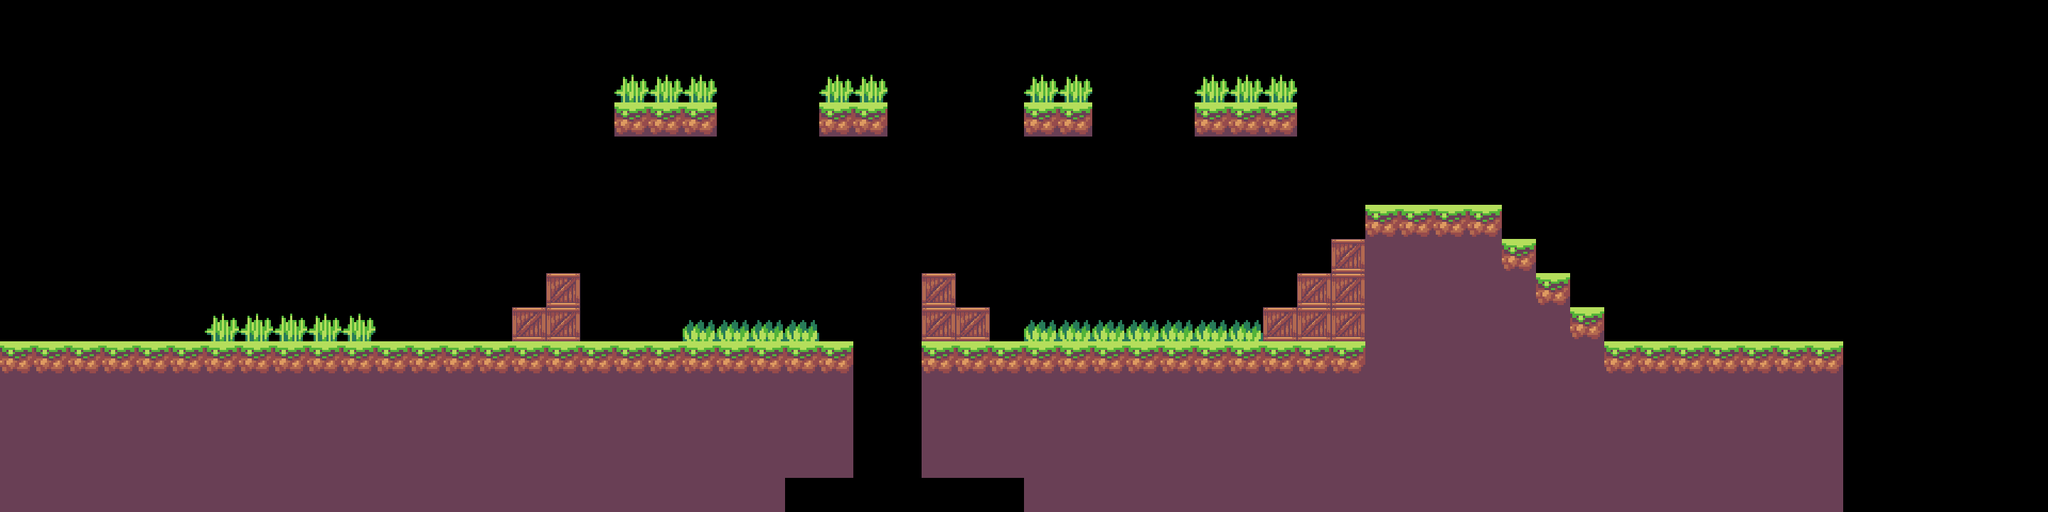

The image is a tile-based game level rendered from a .tmx file. Its description and complete source (layers, tilesets, objects, tile grids) follow:
An orthogonal 60x15 tile map with 48x48 px tiles, 1 tile layer (Tile Layer 1).

<map version="1.5" tiledversion="1.7.2" orientation="orthogonal" renderorder="right-down" width="60" height="15" tilewidth="48" tileheight="48" infinite="0" nextlayerid="2" nextobjectid="1">
 <editorsettings>
  <export target="../../Tmp/Map1.json" format="json" />
 </editorsettings>
 <tileset firstgid="1" name="Environment" tilewidth="48" tileheight="48" spacing="48" margin="48" tilecount="16" columns="4">
  <image source="Assets/Graphics/environment/tileset.png" width="432" height="432" />
 </tileset>
 <layer id="1" name="Tile Layer 1" width="60" height="15">
  <data encoding="csv">
0,0,0,0,0,0,0,0,0,0,0,0,0,0,0,0,0,0,0,0,0,0,0,0,0,0,0,0,0,0,0,0,0,0,0,0,0,0,0,0,0,0,0,0,0,0,0,0,0,0,0,0,0,0,0,0,0,0,0,0,
0,0,0,0,0,0,0,0,0,0,0,0,0,0,0,0,0,0,0,0,0,0,0,0,0,0,0,0,0,0,0,0,0,0,0,0,0,0,0,0,0,0,0,0,0,0,0,0,0,0,0,0,0,0,0,0,0,0,0,0,
0,0,0,0,0,0,0,0,0,0,0,0,0,0,0,0,0,0,14,14,14,0,0,0,14,14,0,0,0,0,14,14,0,0,0,14,14,14,0,0,0,0,0,0,0,0,0,0,0,0,0,0,0,0,0,0,0,0,0,0,
0,0,0,0,0,0,0,0,0,0,0,0,0,0,0,0,0,0,2,2,2,0,0,0,2,2,0,0,0,0,2,2,0,0,0,2,2,2,0,0,0,0,0,0,0,0,0,0,0,0,0,0,0,0,0,0,0,0,0,0,
0,0,0,0,0,0,0,0,0,0,0,0,0,0,0,0,0,0,0,0,0,0,0,0,0,0,0,0,0,0,0,0,0,0,0,0,0,0,0,0,0,0,0,0,0,0,0,0,0,0,0,0,0,0,0,0,0,0,0,0,
0,0,0,0,0,0,0,0,0,0,0,0,0,0,0,0,0,0,0,0,0,0,0,0,0,0,0,0,0,0,0,0,0,0,0,0,0,0,0,0,0,0,0,0,0,0,0,0,0,0,0,0,0,0,0,0,0,0,0,0,
0,0,0,0,0,0,0,0,0,0,0,0,0,0,0,0,0,0,0,0,0,0,0,0,0,0,0,0,0,0,0,0,0,0,0,0,0,0,0,0,2,2,2,2,0,0,0,0,0,0,0,0,0,0,0,0,0,0,0,0,
0,0,0,0,0,0,0,0,0,0,0,0,0,0,0,0,0,0,0,0,0,0,0,0,0,0,0,0,0,0,0,0,0,0,0,0,0,0,0,8,6,6,6,6,2,0,0,0,0,0,0,0,0,0,0,0,0,0,0,0,
0,0,0,0,0,0,0,0,0,0,0,0,0,0,0,0,8,0,0,0,0,0,0,0,0,0,0,8,0,0,0,0,0,0,0,0,0,0,8,8,6,6,6,6,6,2,0,0,0,0,0,0,0,0,0,0,0,0,0,0,
0,0,0,0,0,0,14,14,14,14,14,0,0,0,0,8,8,0,0,0,13,13,13,13,0,0,0,8,8,0,13,13,13,13,13,13,13,8,8,8,6,6,6,6,6,6,2,0,0,0,0,0,0,0,0,0,0,0,0,0,
2,2,2,2,2,2,2,2,2,2,2,2,2,2,2,2,2,2,2,2,2,2,2,2,2,0,0,2,2,2,2,2,2,2,2,2,2,2,2,2,6,6,6,6,6,6,6,2,2,2,2,2,2,2,0,0,0,0,0,0,
6,6,6,6,6,6,6,6,6,6,6,6,6,6,6,6,6,6,6,6,6,6,6,6,6,0,0,6,6,6,6,6,6,6,6,6,6,6,6,6,6,6,6,6,6,6,6,6,6,6,6,6,6,6,0,0,0,0,0,0,
6,6,6,6,6,6,6,6,6,6,6,6,6,6,6,6,6,6,6,6,6,6,6,6,6,0,0,6,6,6,6,6,6,6,6,6,6,6,6,6,6,6,6,6,6,6,6,6,6,6,6,6,6,6,0,0,0,0,0,0,
6,6,6,6,6,6,6,6,6,6,6,6,6,6,6,6,6,6,6,6,6,6,6,6,6,0,0,6,6,6,6,6,6,6,6,6,6,6,6,6,6,6,6,6,6,6,6,6,6,6,6,6,6,6,0,0,0,0,0,0,
6,6,6,6,6,6,6,6,6,6,6,6,6,6,6,6,6,6,6,6,6,6,6,0,0,0,0,0,0,0,6,6,6,6,6,6,6,6,6,6,6,6,6,6,6,6,6,6,6,6,6,6,6,6,0,0,0,0,0,0
</data>
 </layer>
</map>